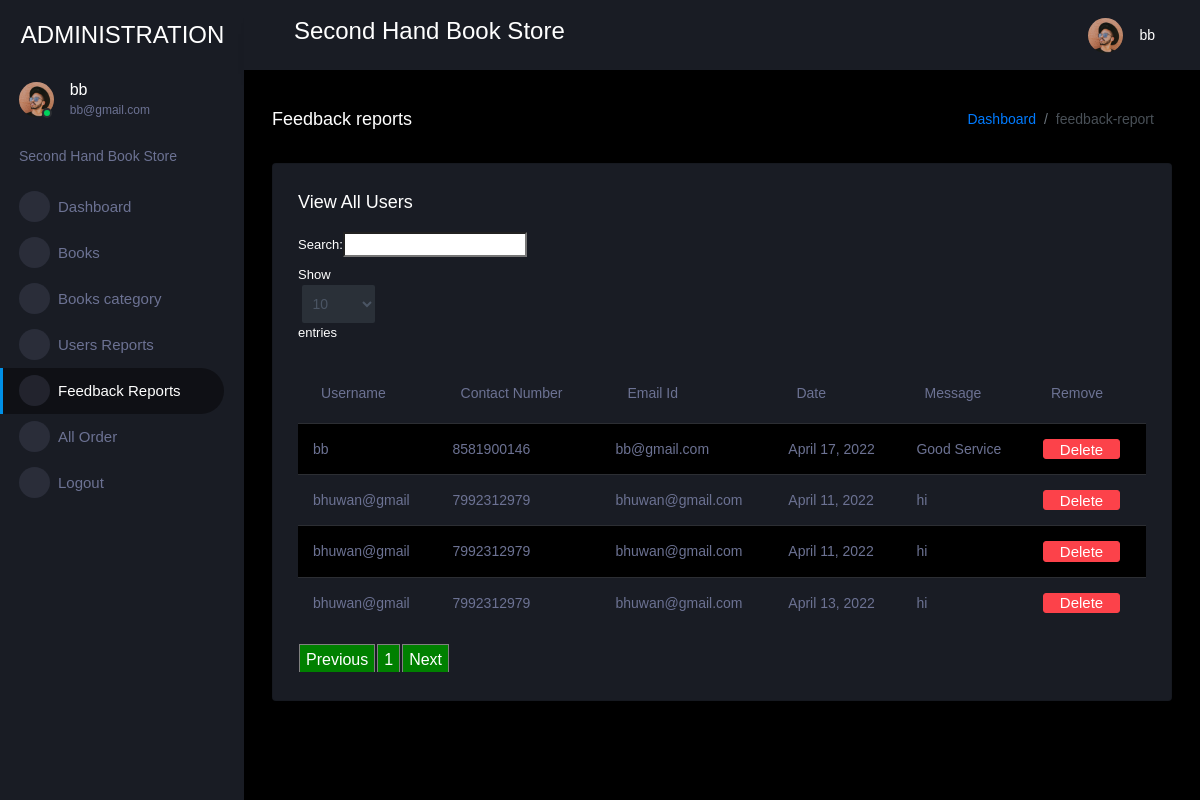
/view_feedback (signed in), run on the app's committed database.
### book/models.py (models this page shows, shortened)
class Send_Feedback(models.Model):
    profile = models.ForeignKey(Profile, on_delete=models.CASCADE, null=True)
    message1 = models.TextField(null=True)
    date = models.CharField(max_length=30, null=True)

class Profile(models.Model):
    user = models.ForeignKey(User, on_delete=models.CASCADE, null=True)
    dob = models.DateField(null=True)
    city = models.CharField(max_length=30, null=True)
    address = models.CharField(max_length=50, null=True)
    contact = models.CharField(max_length=10, null=True)
    image = models.FileField(null=True)

### book/views.py (the view)
# urls.py: path('view_feedback', View_feedback, name='view_feedback'),
def View_feedback(request):
    if not request.user.is_authenticated:
        return redirect('login_admin')
    feed = Send_Feedback.objects.all()
    d = {'feed': feed}
    return render(request, 'administration/view_feedback.html', d)

### book/templates/administration/view_feedback.html (shortened to what this page needs)
{% extends 'administration/index.html' %}
{% load static %}
{% block body %}
<link rel = stylesheet href="https://cdn.datatables.net/1.10.23/css/dataTables.bootstrap.min.css">
<div class="main-panel">
    <div class="content-wrapper">
      <div class="page-header">
        <h3 class="page-title"> Feedback reports </h3>
        <nav aria-label="breadcrumb">
          <ol class="breadcrumb">
            <li class="breadcrumb-item"><a href="#">Dashboard</a></li>
            <li class="breadcrumb-item active" aria-current="page">feedback-report</li>
          </ol>
        </nav>
      </div>
      <div class="row">
        <div class="col-lg-12 grid-margin stretch-card">
          <div class="card">
            <div class="card-body">
              <h4 class="card-title">View All Users</h4>
              <div class="table-responsive">
                <table class="table table-striped" id="example">
                  <thead>
                    <tr>
                        <th>Username</th>
                        <th>Contact Number</th>
                          <th> Email Id</th>
                        <th>Date</th>
                          <th>Message</th>
                        <th>Remove</th>
                      </tr>
                      </thead>
                       <tbody>
                        {% for i in feed %}
                      <tr>
                        <td>{{i.profile.user.username}}</td>
                        <td>{{i.profile.contact}}</td>
                          <td>{{i.profile.user.email}}</td>
                          <td>{{i.date}}</td>
                          <td>{{i.message1}}</td>
                          <td><a href="{% url 'delete_feedback' i.id %}" onclick="return confirm('Are you sure?')"><button class="btn btn-danger">Delete</button></a></td>
                      </tr>
                        {% empty %}
                            <tr>
                                <td>Data Not found</td>
                            </tr>
                        {% endfor %}
                        </tbody>
                </table>
              </div>
            </div>
          </div>
        </div>
      </div>
    </div>
{% endblock %}

### book/templates/administration/index.html (shortened to what this page needs)
<!DOCTYPE html>
{% load static %}
<html lang="en">
  <head>
    <link rel="stylesheet" href="{% static 'assets/vendors/mdi/css/materialdesignicons.min.css' %}">
    <link rel="stylesheet" href="{% static 'assets/vendors/css/vendor.bundle.base.css' %}">
    <link rel="stylesheet" href="{% static 'assets/vendors/jvectormap/jquery-jvectormap.css' %}">
    <link rel="stylesheet" href="{% static 'assets/vendors/flag-icon-css/css/flag-icon.min.css' %}">
    <link rel="stylesheet" href="{% static 'assets/vendors/owl-carousel-2/owl.carousel.min.css' %}">
    <link rel="stylesheet" href="{% static 'assets/vendors/owl-carousel-2/owl.theme.default.min.css' %}">
    <link rel="stylesheet" href="{% static 'assets/css/style.css' %}">
  </head>
  <body>
    <div class="container-scroller">
      <nav class="sidebar sidebar-offcanvas" id="sidebar">
        <div class="sidebar-brand-wrapper d-none d-lg-flex align-items-center justify-content-center fixed-top">
          <a class="sidebar-brand brand-logo" href="index.html" style="color:white">ADMINISTRATION</a>
        </div>
        <ul class="nav">
          <li class="nav-item profile">
            <div class="profile-desc">
              <div class="profile-pic">
                <div class="count-indicator">
                  <img class="img-xs rounded-circle " src="{% static 'assets/images/faces/face15.jpg' %}" alt="">
                  <span class="count bg-success"></span>
                </div>
                <div class="profile-name">
                  <h5 class="mb-0 font-weight-normal">{{request.user.username}}</h5>
                  <span>{{request.user.email}}</span>
                </div>
              </div>
              <a href="#" id="profile-dropdown" data-toggle="dropdown"><i class="mdi mdi-dots-vertical"></i></a>
            </div>
          </li>
          <li class="nav-item nav-category">
            <span class="nav-link">Second Hand Book Store</span>
          </li>
          <li class="nav-item menu-items">
            <a class="nav-link" href="/admin-home">
              <span class="menu-icon">
                <i class="mdi mdi-speedometer"></i>
              </span>
              <span class="menu-title">Dashboard</span>
            </a>
          </li>
          <li class="nav-item menu-items">
            <a class="nav-link" data-toggle="collapse" href="#ui-basic" aria-expanded="false" aria-controls="ui-basic">
              <span class="menu-icon">
                <i class="mdi mdi-laptop"></i>
              </span>
              <span class="menu-title">Books</span>
              <i class="menu-arrow"></i>
            </a>
          </li>
          <li class="nav-item menu-items">
            <a class="nav-link" data-toggle="collapse" href="#ui-basic-1" aria-expanded="false" aria-controls="ui-basic">
              <span class="menu-icon">
                <i class="mdi mdi-laptop"></i>
              </span>
              <span class="menu-title">Books category</span>
              <i class="menu-arrow"></i>
            </a>
          </li>
          <li class="nav-item menu-items">
            <a class="nav-link" href="/view_user">
              <span class="menu-icon">
                <i class="mdi mdi-account-card-details"></i>
              </span>
              <span class="menu-title">Users Reports</span>
            </a>
          </li>
          <li class="nav-item menu-items">
            <a class="nav-link" href="/view_feedback">
              <span class="menu-icon">
                <i class="mdi mdi-playlist-play"></i>
              </span>
              <span class="menu-title">Feedback Reports</span>
            </a>
          </li>
          <li class="nav-item menu-items">
            <a class="nav-link" href="/admin_viewBooking">
              <span class="menu-icon">
                <i class="mdi mdi-table-large"></i>
              </span>
              <span class="menu-title">All Order</span>
            </a>
          </li>
          <li class="nav-item menu-items">
            <a class="nav-link" href="/logout">
              <span class="menu-icon">
                <i class="mdi mdi-chart-bar"></i>
              </span>
              <span class="menu-title">Logout</span>
            </a>
          </li>
        </ul>
      </nav>
      <div class="container-fluid page-body-wrapper">
        <nav class="navbar p-0 fixed-top d-flex flex-row">
          <div class="navbar-menu-wrapper flex-grow d-flex align-items-stretch">
            <button class="navbar-toggler navbar-toggler align-self-center" type="button" data-toggle="minimize">
              <span class="mdi mdi-menu"></span>
            </button>
            <ul class="navbar-nav w-100">
              <li class="nav-item w-100">
                <h3>Second Hand Book Store</h3>
              </li>
            </ul>
            <ul class="navbar-nav navbar-nav-right">
              <li class="nav-item dropdown">
                <a class="nav-link" id="profileDropdown" href="#" data-toggle="dropdown">
                  <div class="navbar-profile">
                    <img class="img-xs rounded-circle" src="{% static 'assets/images/faces/face15.jpg' %}" alt="">
                    <p class="mb-0 d-none d-sm-block navbar-profile-name">{{request.user.username}}</p>
                    <i class="mdi mdi-menu-down d-none d-sm-block"></i>
                  </div>
                </a>
              </li>
            </ul>
          </div>
        </nav>
        {% block body %}{% endblock %}
          <footer class="footer">
          </footer>
        </div>
      </div>
    </div>
  </body>
</html>

### data on the page
Send_Feedback: profile.user.username "bhuwan@gmail", profile.contact "7992312979", profile.user.email "bhuwan@gmail.com", date "April 11, 2022", message1 "hi"
Send_Feedback: profile.user.username "bhuwan@gmail", profile.contact "7992312979", profile.user.email "bhuwan@gmail.com", date "April 11, 2022", message1 "hi"
Send_Feedback: profile.user.username "bhuwan@gmail", profile.contact "7992312979", profile.user.email "bhuwan@gmail.com", date "April 13, 2022", message1 "hi"
Send_Feedback: profile.user.username "bb", profile.contact "8581900146", profile.user.email "bb@gmail.com", date "April 17, 2022", message1 "Good Service"

### other printed values
{{ request.user.username }} "bb"
{{ request.user.email }} "bb@gmail.com"
